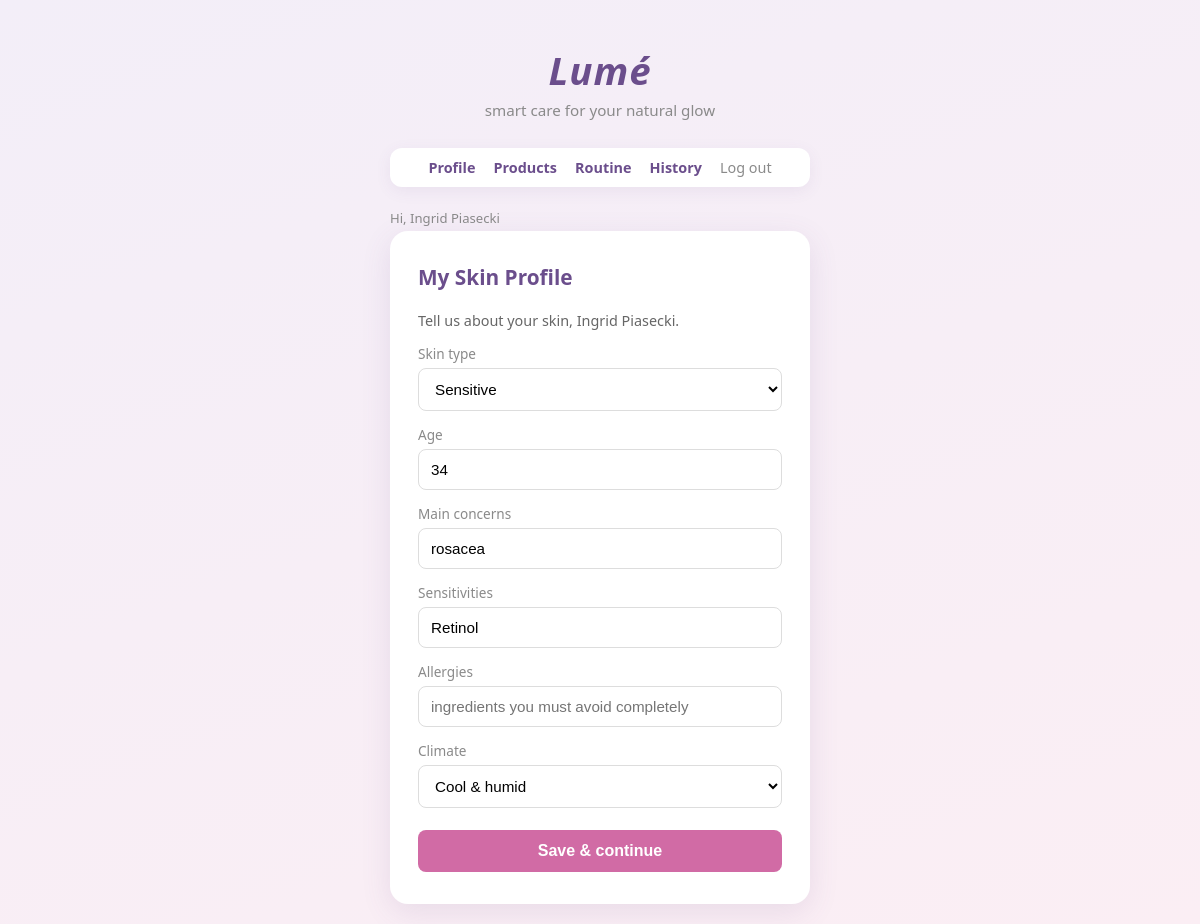
Page /profile (signed in) on the committed database.
### tables this page shows
CREATE TABLE profiles (
            id INTEGER PRIMARY KEY AUTOINCREMENT,
            user_id INTEGER UNIQUE NOT NULL,
            skin_type TEXT,
            age TEXT,
            concerns TEXT,
            sensitivities TEXT,
            allergies TEXT,
            climate TEXT,
            FOREIGN KEY (user_id) REFERENCES users (id)
        );

### app.py (the view, shortened to what this page needs)
@app.route("/profile", methods=["GET", "POST"])
def profile():
    if "user_id" not in session:
        return redirect(url_for("login"))
    user_id = session["user_id"]
    existing = database.get_profile(user_id)
    return render_template("profile.html", profile=existing)

### database.py (called while the page is built)
def get_connection():
    conn = sqlite3.connect(DB_NAME)
    conn.row_factory = sqlite3.Row
    return conn

def get_profile(user_id):
    conn = get_connection()
    cur = conn.cursor()
    cur.execute("SELECT * FROM profiles WHERE user_id = ?", (user_id,))
    profile = cur.fetchone()
    conn.close()
    return profile

### templates/profile.html (shortened to what this page needs)
{% extends "base.html" %}
{% block content %}
<p style="width:100%;max-width:420px;color:#8A8A8A;font-size:0.82rem;margin-bottom:4px;">Hi, {{ session.name }}</p>
<div class="card">
    <h2>My Skin Profile</h2>
    <p style="color:#666;font-size:0.9rem;margin-bottom:6px;">
        Tell us about your skin, {{ session.name }}.
    </p>
    <form method="POST" action="{{ url_for('profile') }}" autocomplete="off">
        <label for="skin_type">Skin type</label>
        <select id="skin_type" name="skin_type" required>
            {% set st = profile.skin_type if profile else '' %}
            <option value="Sensitive" {% if st=='Sensitive' %}selected{% endif %}>Sensitive</option>
        </select>
        <label for="age">Age</label>
        <input type="number" id="age" name="age" min="12" max="120" required
               value="{{ profile.age if profile else '' }}">
        <label for="concerns">Main concerns</label>
        <input type="text" id="concerns" name="concerns" required
               placeholder="e.g. acne, dark spots, fine lines"
               value="{{ profile.concerns if profile else '' }}">
        <label for="sensitivities">Sensitivities</label>
        <input type="text" id="sensitivities" name="sensitivities"
               placeholder="e.g. fragrance, retinol"
               value="{{ profile.sensitivities if profile else '' }}">
        <label for="allergies">Allergies</label>
        <input type="text" id="allergies" name="allergies"
               placeholder="ingredients you must avoid completely"
               value="{{ profile.allergies if profile else '' }}">
        <label for="climate">Climate</label>
        <select id="climate" name="climate" required>
            {% set cl = profile.climate if profile else '' %}
            <option value="Cool & humid" {% if cl=='Cool & humid' %}selected{% endif %}>Cool &amp; humid</option>
        </select>
        <button type="submit" class="btn">Save &amp; continue</button>
    </form>
</div>
{% endblock %}

### static/css/style.css (style rules this page uses)
:root { --lilac: #9B7EBD; --lilac-deep: #6B4E8C; --blush: #D16BA5; --blush-light: #FBEEF4; --lilac-light: #F3EEF8; --text: #2E2A33; --grey: #8A8A8A; }
* { box-sizing: border-box; margin: 0; padding: 0; }
body { font-family: 'Segoe UI', Tahoma, sans-serif; background: linear-gradient(160deg, var(--lilac-light), var(--blush-light)); color: var(--text); min-height: 100vh; display: flex; flex-direction: column; align-items: center; padding: 20px; }
.card { background: #fff; width: 100%; max-width: 420px; border-radius: 18px; padding: 32px 28px; box-shadow: 0 8px 30px rgba(107, 78, 140, 0.12); }
.card h2 { color: var(--lilac-deep); margin-bottom: 20px; font-size: 1.3rem; }
label { display: block; font-size: 0.85rem; color: var(--grey); margin: 14px 0 5px; }
input, select { width: 100%; padding: 11px 12px; border: 1px solid #ddd; border-radius: 8px; font-size: 0.95rem; background: #fff; }
.btn { width: 100%; margin-top: 22px; padding: 12px; border: none; border-radius: 8px; background: var(--blush); color: #fff; font-size: 1rem; font-weight: bold; cursor: pointer; transition: background 0.2s; }

### rows in the picture
profiles: skin_type "Sensitive", age "34", concerns "rosacea", sensitivities "Retinol", climate "Cool & humid"

### other values in the picture
{{ session.name }} "Ingrid Piasecki"
